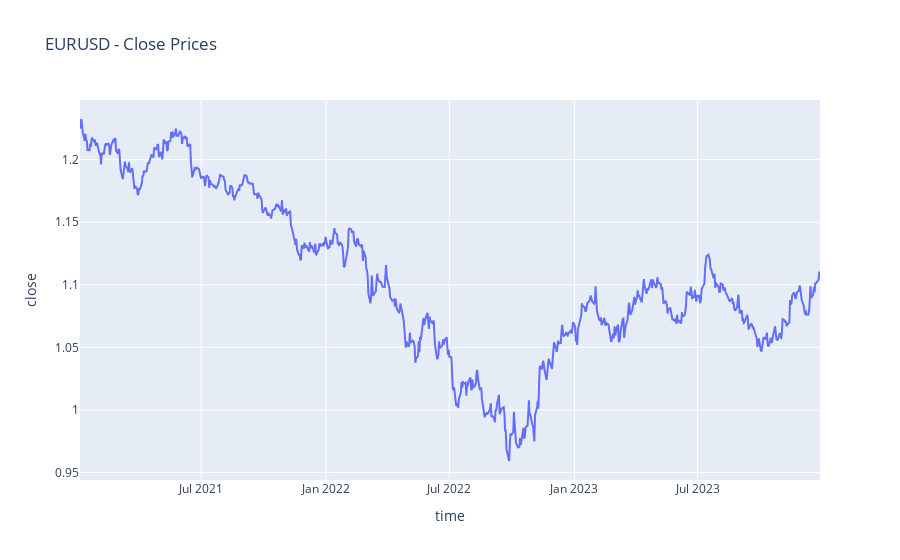

The code cell stored with this chart in its notebook:
### Markdown cell above
---

## 6. Standard Deviation

The Standard Deviation is a measure of variance. if Standard Deviation is high, it is an indicator that markets are more volatile. 

**We will calculate the Standard Deviation with Period 20.**

### Code cell
# setting the deviation period
deviation_period = 20

# simple way to calculate Standard Deviation is to use std() 
df['std_20'] = df['close'].rolling(20).std()

# showing the data
display(df[['time', 'close', 'std_20']])

# plotting the data
fig_std = px.line(df, x='time', y='std_20', title="Standard Deviation")
display(fig)
display(fig_std)

### Figure 1 — Plotly figure (JSON) as saved in the notebook; plotly's stock layout.template omitted (floating-point values rounded to 4 significant figures; data arrays with more than 128 entries replaced by an {"elided": "..."} marker saying what was removed)
{"data": [{"hovertemplate": "time=%{x}<br>close=%{y}<extra></extra>", "legendgroup": "", "line": {"color": "#636efa", "dash": "solid"}, "marker": {"symbol": "circle"}, "mode": "lines", "name": "", "orientation": "v", "showlegend": false, "type": "scatter", "x": {"elided": "778 str values"}, "xaxis": "x", "y": {"elided": "778 float values"}, "yaxis": "y"}], "layout": {"legend": {"tracegroupgap": 0}, "title": {"text": "EURUSD - Close Prices"}, "xaxis": {"anchor": "y", "domain": [0, 1], "title": {"text": "time"}}, "yaxis": {"anchor": "x", "domain": [0, 1], "title": {"text": "close"}}}}
